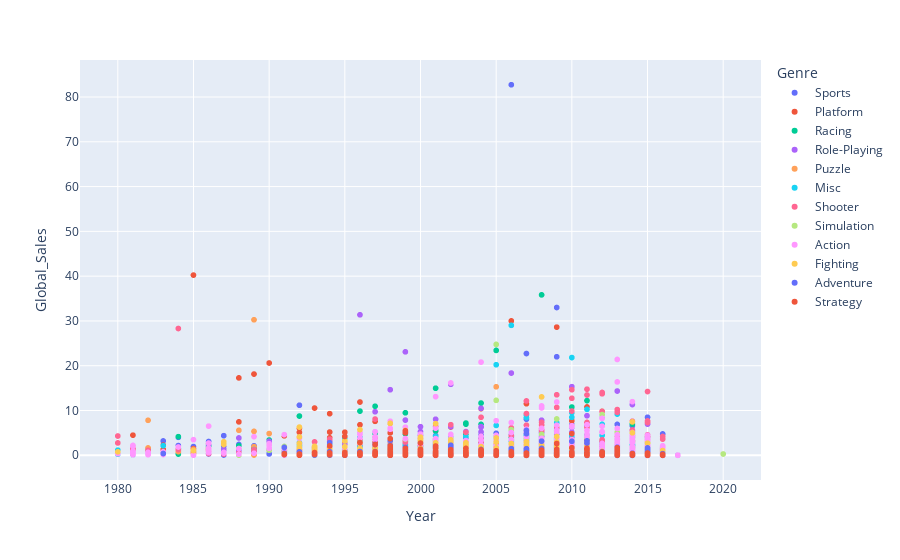

Source (notebook cell):
### Markdown cell above
###**Question 7 :**

Analyse the global sales across years for each genre

### Code cell
fig = px.scatter(df, x="Year", y="Global_Sales", color="Genre", hover_data=['Publisher'])
fig.show()

### Figure 1 — Plotly figure (JSON) as saved in the notebook; plotly's stock layout.template omitted (floating-point values rounded to 4 significant figures; data arrays with more than 128 entries replaced by an {"elided": "..."} marker saying what was removed)
{"data": [{"customdata": {"elided": "2346x1 str values"}, "hovertemplate": "Genre=Sports<br>Year=%{x}<br>Global_Sales=%{y}<br>Publisher=%{customdata[0]}<extra></extra>", "legendgroup": "Sports", "marker": {"color": "#636efa", "symbol": "circle"}, "mode": "markers", "name": "Sports", "showlegend": true, "type": "scattergl", "x": {"elided": "2346 int values"}, "xaxis": "x", "y": {"elided": "2346 float values"}, "yaxis": "y"}, {"customdata": {"elided": "886x1 str values"}, "hovertemplate": "Genre=Platform<br>Year=%{x}<br>Global_Sales=%{y}<br>Publisher=%{customdata[0]}<extra></extra>", "legendgroup": "Platform", "marker": {"color": "#EF553B", "symbol": "circle"}, "mode": "markers", "name": "Platform", "showlegend": true, "type": "scattergl", "x": {"elided": "886 int values"}, "xaxis": "x", "y": {"elided": "886 float values"}, "yaxis": "y"}, {"customdata": {"elided": "1249x1 str values"}, "hovertemplate": "Genre=Racing<br>Year=%{x}<br>Global_Sales=%{y}<br>Publisher=%{customdata[0]}<extra></extra>", "legendgroup": "Racing", "marker": {"color": "#00cc96", "symbol": "circle"}, "mode": "markers", "name": "Racing", "showlegend": true, "type": "scattergl", "x": {"elided": "1249 int values"}, "xaxis": "x", "y": {"elided": "1249 float values"}, "yaxis": "y"}, {"customdata": {"elided": "1488x1 str values"}, "hovertemplate": "Genre=Role-Playing<br>Year=%{x}<br>Global_Sales=%{y}<br>Publisher=%{customdata[0]}<extra></extra>", "legendgroup": "Role-Playing", "marker": {"color": "#ab63fa", "symbol": "circle"}, "mode": "markers", "name": "Role-Playing", "showlegend": true, "type": "scattergl", "x": {"elided": "1488 int values"}, "xaxis": "x", "y": {"elided": "1488 float values"}, "yaxis": "y"}, {"customdata": {"elided": "582x1 str values"}, "hovertemplate": "Genre=Puzzle<br>Year=%{x}<br>Global_Sales=%{y}<br>Publisher=%{customdata[0]}<extra></extra>", "legendgroup": "Puzzle", "marker": {"color": "#FFA15A", "symbol": "circle"}, "mode": "markers", "name": "Puzzle", "showlegend": true, "type": "scattergl", "x": {"elided": "582 int values"}, "xaxis": "x", "y": {"elided": "582 float values"}, "yaxis": "y"}, {"customdata": {"elided": "1739x1 str values"}, "hovertemplate": "Genre=Misc<br>Year=%{x}<br>Global_Sales=%{y}<br>Publisher=%{customdata[0]}<extra></extra>", "legendgroup": "Misc", "marker": {"color": "#19d3f3", "symbol": "circle"}, "mode": "markers", "name": "Misc", "showlegend": true, "type": "scattergl", "x": {"elided": "1739 int values"}, "xaxis": "x", "y": {"elided": "1739 float values"}, "yaxis": "y"}, {"customdata": {"elided": "1310x1 str values"}, "hovertemplate": "Genre=Shooter<br>Year=%{x}<br>Global_Sales=%{y}<br>Publisher=%{customdata[0]}<extra></extra>", "legendgroup": "Shooter", "marker": {"color": "#FF6692", "symbol": "circle"}, "mode": "markers", "name": "Shooter", "showlegend": true, "type": "scattergl", "x": {"elided": "1310 int values"}, "xaxis": "x", "y": {"elided": "1310 float values"}, "yaxis": "y"}, {"customdata": {"elided": "867x1 str values"}, "hovertemplate": "Genre=Simulation<br>Year=%{x}<br>Global_Sales=%{y}<br>Publisher=%{customdata[0]}<extra></extra>", "legendgroup": "Simulation", "marker": {"color": "#B6E880", "symbol": "circle"}, "mode": "markers", "name": "Simulation", "showlegend": true, "type": "scattergl", "x": {"elided": "867 int values"}, "xaxis": "x", "y": {"elided": "867 float values"}, "yaxis": "y"}, {"customdata": {"elided": "3316x1 str values"}, "hovertemplate": "Genre=Action<br>Year=%{x}<br>Global_Sales=%{y}<br>Publisher=%{customdata[0]}<extra></extra>", "legendgroup": "Action", "marker": {"color": "#FF97FF", "symbol": "circle"}, "mode": "markers", "name": "Action", "showlegend": true, "type": "scattergl", "x": {"elided": "3316 int values"}, "xaxis": "x", "y": {"elided": "3316 float values"}, "yaxis": "y"}, {"customdata": {"elided": "848x1 str values"}, "hovertemplate": "Genre=Fighting<br>Year=%{x}<br>Global_Sales=%{y}<br>Publisher=%{customdata[0]}<extra></extra>", "legendgroup": "Fighting", "marker": {"color": "#FECB52", "symbol": "circle"}, "mode": "markers", "name": "Fighting", "showlegend": true, "type": "scattergl", "x": {"elided": "848 int values"}, "xaxis": "x", "y": {"elided": "848 float values"}, "yaxis": "y"}, {"customdata": {"elided": "1286x1 str values"}, "hovertemplate": "Genre=Adventure<br>Year=%{x}<br>Global_Sales=%{y}<br>Publisher=%{customdata[0]}<extra></extra>", "legendgroup": "Adventure", "marker": {"color": "#636efa", "symbol": "circle"}, "mode": "markers", "name": "Adventure", "showlegend": true, "type": "scattergl", "x": {"elided": "1286 int values"}, "xaxis": "x", "y": {"elided": "1286 float values"}, "yaxis": "y"}, {"customdata": {"elided": "681x1 str values"}, "hovertemplate": "Genre=Strategy<br>Year=%{x}<br>Global_Sales=%{y}<br>Publisher=%{customdata[0]}<extra></extra>", "legendgroup": "Strategy", "marker": {"color": "#EF553B", "symbol": "circle"}, "mode": "markers", "name": "Strategy", "showlegend": true, "type": "scattergl", "x": {"elided": "681 int values"}, "xaxis": "x", "y": {"elided": "681 float values"}, "yaxis": "y"}], "layout": {"legend": {"title": {"text": "Genre"}, "tracegroupgap": 0}, "margin": {"t": 60}, "xaxis": {"anchor": "y", "domain": [0, 1], "title": {"text": "Year"}}, "yaxis": {"anchor": "x", "domain": [0, 1], "title": {"text": "Global_Sales"}}}}
